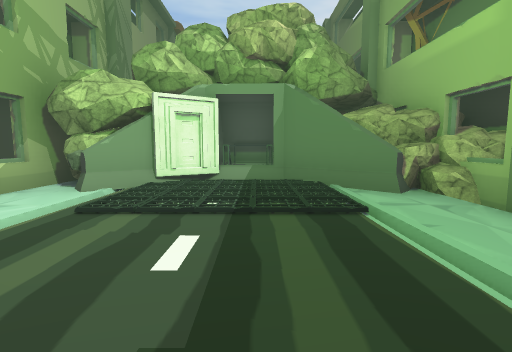
View 1 (above)

16 first-person views from a walk through a Unity game level. The camera is 1.4 m above the floor, tilts 6° down and sees 85° across. The floor is counted in squares, 2 m on a side. Each view is taken from the middle of a square. On the plan, view 1 faces up. The plan holds only what a view shows up to about 9 squares ahead; the rest is blank. The place goes on beyond the plan. The player is left out. Some animated figures are left out. Some surface patterns are stand-ins.

View 2
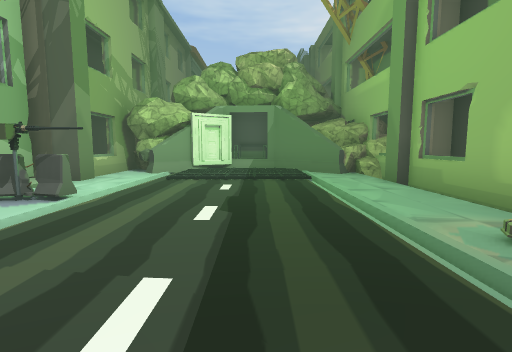

View 3
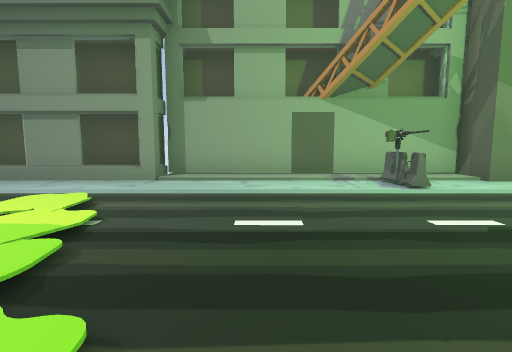

View 4
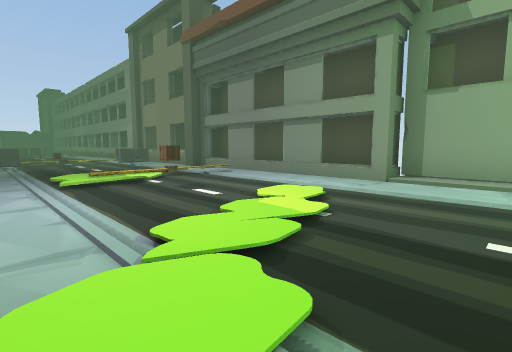

View 5
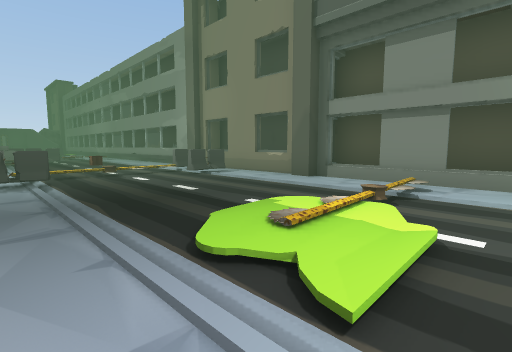

View 6
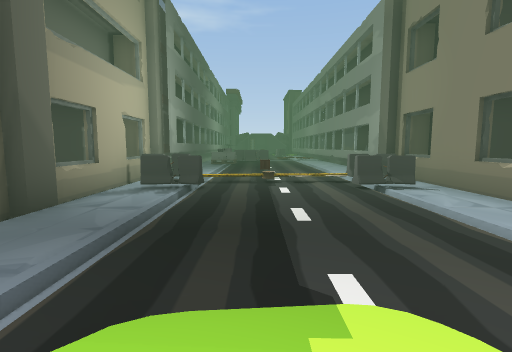

View 7
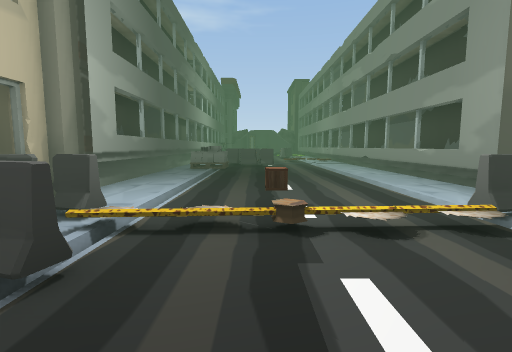

View 8
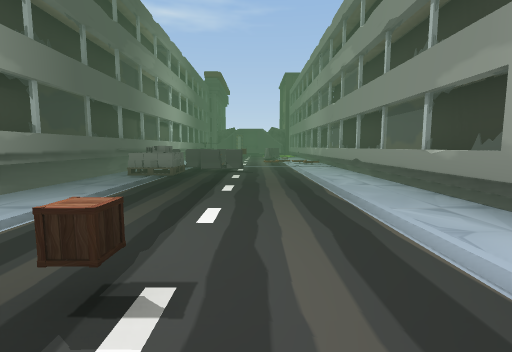

View 9
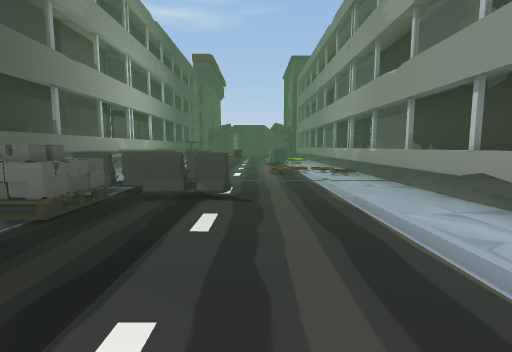

View 10
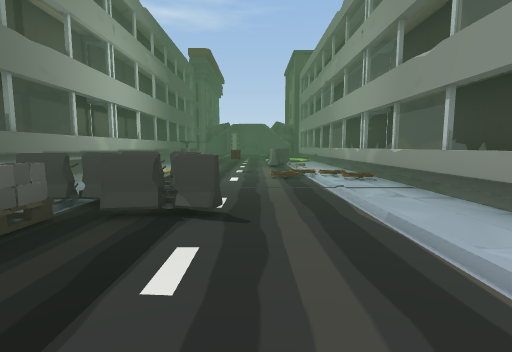

View 11
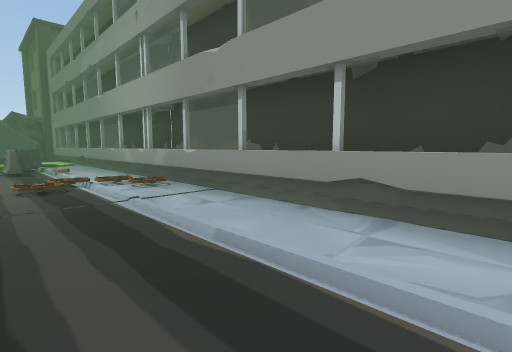

View 12
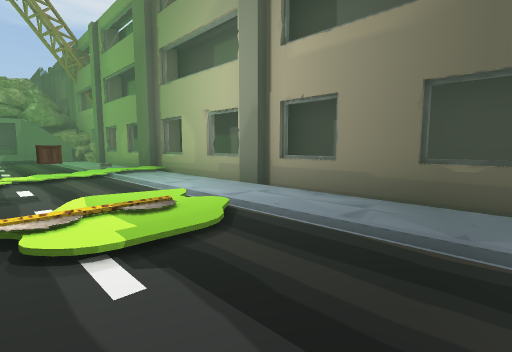

View 13
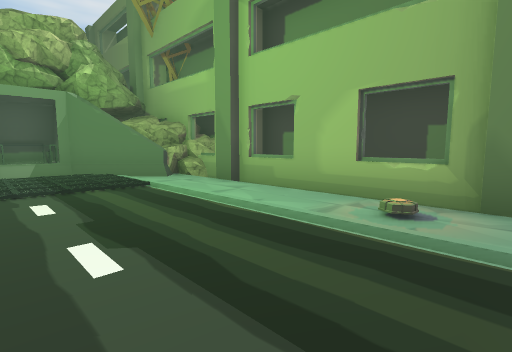

View 14
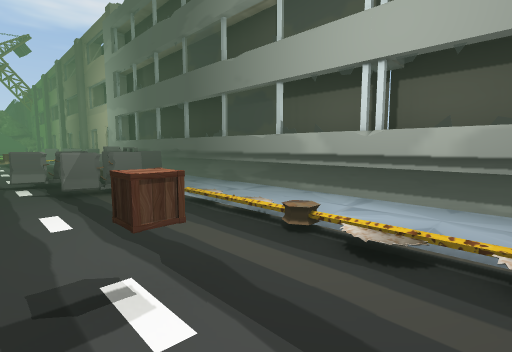

View 15
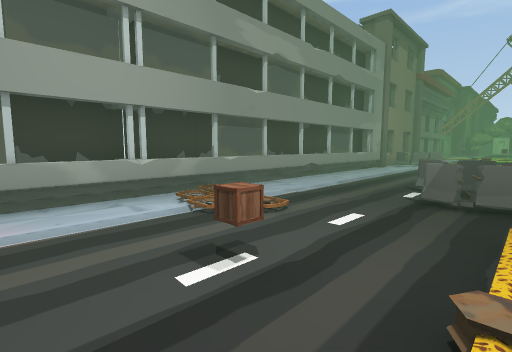

View 16
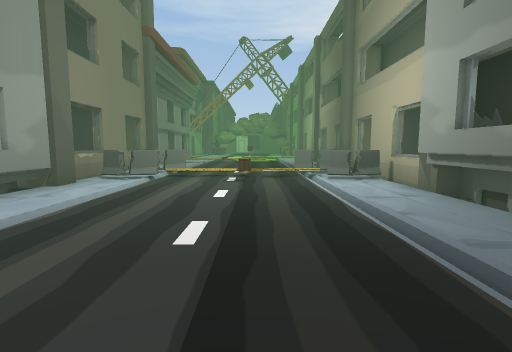

### Floor plan
Key: @ floor where view 1 was taken; # wall or solid block; . main floor; : floor 0.25 m higher than the main floor; / step, stairs or slope; = window, fence, low wall or low ledge; ^ raised ledge; v drop or lower ground; R rock; B barrier; T trap; O other object.
Columns run from 5 left of view 1 to 5 right of it. Each row starts with its distance up from view 1.
  8     ##
  7  ORR#^O
  6 ##RR#^RR
  5 ##R#OOORRRR
  4 #^//OOO.R#
  3 ##//OO..##
  2 #:......^#
  1 #BB.....##
  0 #:...@..##
 -1 #:.....O##
 -2 #:......#
 -3 #:....OO#
 -4 ##..OOO.##
 -5 v=......##
 -6 v#...O..^#
 -7 v#......##
 -8 v#/////.^#
 -9  #..///.##
-10 v=......##
-11 ##......##
-12 #^......##
-13 ##BB..BB^#
-14 ##B.....##
-15 ##B..O.BB#
-16 ##......##
-17  #......#
-18  #......#
-19  #......#
-20  #......#
-21  #....OO#
-22  #...BB.#
-23  #...BB.#
-24  #......#
-25  #TT../.#
-26  #TT../.#
-27  #...O/.#
-28  #OB../.#

Where each view was taken, in squares from view 1:
view 1: 0 up, 0 right, facing up
view 2: 3 down, 0 right, facing up
view 3: 2 down, 2 right, facing left
view 4: 2 down, 2 right, facing down-left
view 5: 7 down, 2 right, facing down-left
view 6: 8 down, 0 right, facing down
view 7: 12 down, 0 right, facing down
view 8: 14 down, 1 left, facing down
view 9: 18 down, 1 left, facing down
view 10: 19 down, 1 left, facing down
view 11: 20 down, 1 left, facing down-left
view 12: 11 down, 1 left, facing up-right
view 13: 2 down, 1 left, facing up-right
view 14: 28 down, 1 left, facing up-right
view 15: 28 down, 1 right, facing up-left
view 16: 21 down, 0 right, facing up
